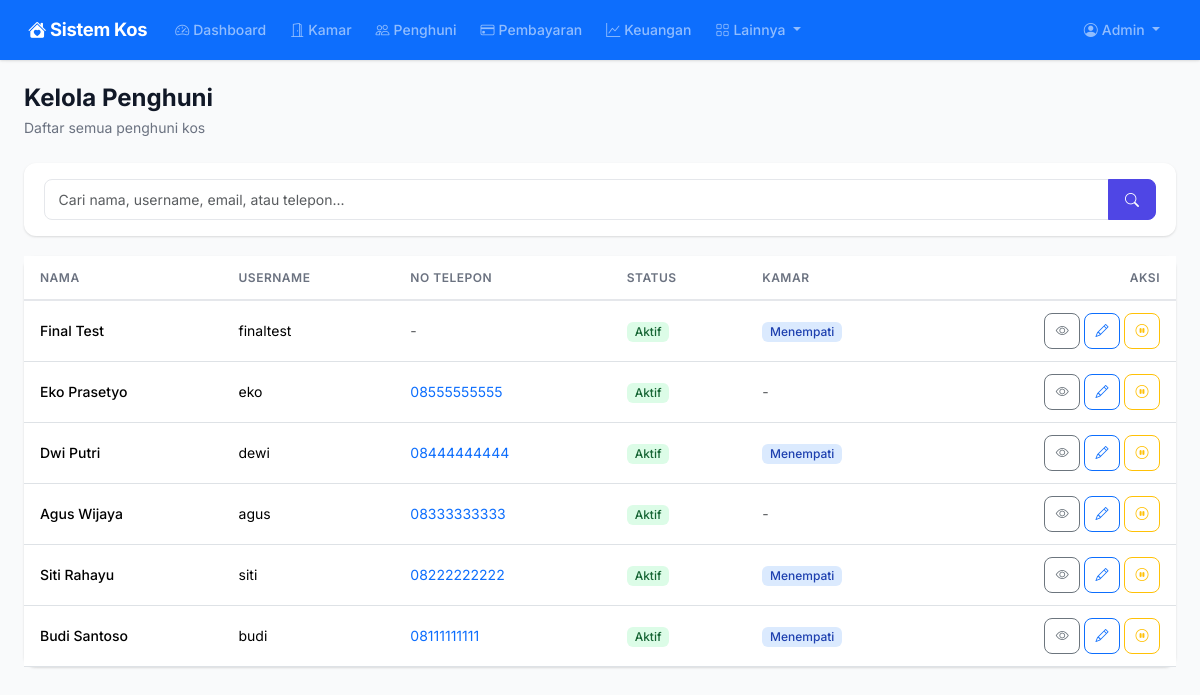
The app's page /clients/ (signed in), older data.
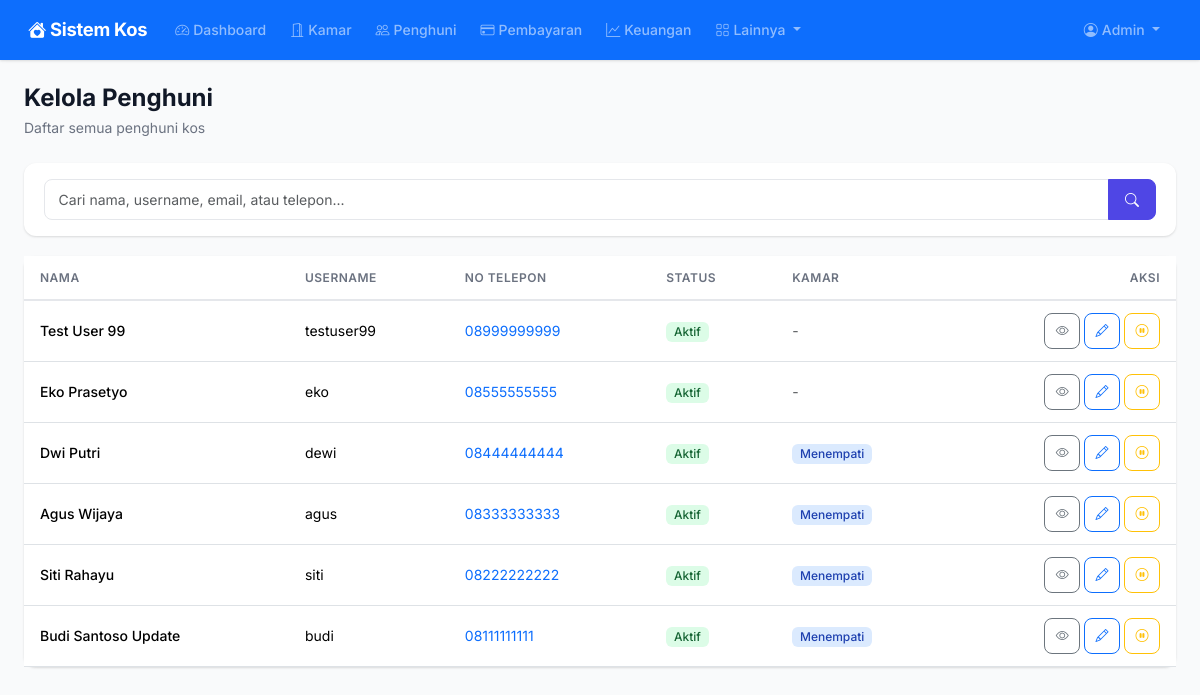
The same page, newer data.
### models.py (models this page shows, shortened)
class User(UserMixin, db.Model):
    __tablename__ = "users"
    id = db.Column(db.Integer, primary_key=True)
    username = db.Column(db.String(80), unique=True, nullable=False)
    email = db.Column(db.String(120), unique=True, nullable=False)
    password_hash = db.Column(db.String(256), nullable=False)
    role = db.Column(db.String(20), nullable=False, default="client")
    nama_lengkap = db.Column(db.String(150), nullable=False)
    no_telepon = db.Column(db.String(20))
    alamat = db.Column(db.Text)
    is_active = db.Column(db.Boolean, default=True)
    created_at = db.Column(db.DateTime, default=datetime.utcnow)
    bookings = db.relationship("Booking", backref="client", lazy="dynamic")
    notifications = db.relationship("Notification", backref="user", lazy="dynamic")

### routes/clients.py (the view, shortened to what this page needs)
@clients_bp.route("/")
@login_required
def index():
    if current_user.role not in ("admin", "management"):
        flash("Akses ditolak.", "danger")
        return redirect(url_for("dashboard.index"))
    search = request.args.get("search", "").strip()
    query = User.query.filter_by(role="client")
    clients = query.order_by(User.created_at.desc()).all()
    aktif_ids = [b.user_id for b in Booking.query.filter_by(status="aktif").all()]
    return render_template("clients/index.html", clients=clients, aktif_ids=aktif_ids)

### app.py (called while the page is built)
def create_app():
    app = Flask(__name__)
    app.config.from_object("config.Config")
    db.init_app(app)
    login_manager.init_app(app)
    csrf.init_app(app)
    login_manager.login_view = "auth.login"
    login_manager.login_message = "Silakan login terlebih dahulu."
    from models import User
    @login_manager.user_loader
    def load_user(user_id):
        return User.query.get(int(user_id))
    @app.context_processor
    def inject_now():
        from datetime import datetime
        return {"now": datetime.now()}
    @app.context_processor
    def inject_utility():
        from datetime import date
        return {"date_today": date.today()}
    from routes import register_routes
    register_routes(app)
    with app.app_context():
        db.create_all()
    return app

### templates/clients/index.html (shortened to what this page needs)
{% extends "base.html" %}
{% block content %}
<div class="page-header d-flex flex-wrap justify-content-between align-items-center">
    <div>
        <h1>Kelola Penghuni</h1>
        <p>Daftar semua penghuni kos</p>
    </div>
</div>
<form method="GET" action="{{ url_for('clients.index') }}">
    <div class="filter-bar">
        <div class="input-group" style="min-width:280px">
            <input type="text" name="search" class="form-control" placeholder="Cari nama, username, email, atau telepon..." value="{{ request.args.get('search', '') }}">
            <button class="btn btn-primary" type="submit"><i class="bi bi-search"></i></button>
        </div>
    </div>
</form>
{% if clients %}
<div class="card border-0">
    <div class="table-responsive">
        <table class="table table-hover">
            <thead>
                <tr>
                    <th>Nama</th>
                    <th>Username</th>
                    <th>No Telepon</th>
                    <th>Status</th>
                    <th>Kamar</th>
                    <th class="text-end">Aksi</th>
                </tr>
            </thead>
            <tbody>
                {% for client in clients %}
                <tr>
                    <td class="fw-medium">{{ client.nama_lengkap }}</td>
                    <td>{{ client.username }}</td>
                    <td>
                        {% if client.no_telepon %}
                        <a href="tel:{{ client.no_telepon }}" class="text-decoration-none">{{ client.no_telepon }}</a>
                        {% else %}
                        <span class="text-muted">-</span>
                        {% endif %}
                    </td>
                    <td>
                        {% if client.is_active %}
                        <span class="badge badge-success">Aktif</span>
                        {% else %}
                        <span class="badge badge-danger">Tidak Aktif</span>
                        {% endif %}
                    </td>
                    <td>
                        {% if client.id in aktif_ids %}
                        <span class="badge badge-info">Menempati</span>
                        {% else %}
                        <span class="text-muted">-</span>
                        {% endif %}
                    </td>
                    <td class="text-end">
                        <a href="{{ url_for('clients.detail', id=client.id) }}" class="btn btn-sm btn-outline-secondary btn-icon" title="Detail">
                            <i class="bi bi-eye"></i>
                        </a>
                        <a href="{{ url_for('clients.edit', id=client.id) }}" class="btn btn-sm btn-outline-primary btn-icon" title="Edit">
                            <i class="bi bi-pencil"></i>
                        </a>
                        <form method="POST" action="{{ url_for('clients.nonaktifkan', id=client.id) }}" class="d-inline">
                            <button type="submit" class="btn btn-sm btn-outline-{{ 'warning' if client.is_active else 'success' }} btn-icon" title="{{ 'Nonaktifkan' if client.is_active else 'Aktifkan' }}">
                                <i class="bi bi-{{ 'pause-circle' if client.is_active else 'play-circle' }}"></i>
                            </button>
                        </form>
                    </td>
                </tr>
                {% endfor %}
            </tbody>
        </table>
    </div>
</div>
{% endif %}
{% endblock %}

Row changes from the older to the newer data that the page shows:
removed User: nama_lengkap "Final Test", username "finaltest", is_active "Aktif", shows "Menempati"
added User: nama_lengkap "Test User 99", username "testuser99", no_telepon "08999999999", is_active "Aktif"
changed User "Agus Wijaya": text "-" → "Menempati"
changed User "budi": nama_lengkap "Budi Santoso" → "Budi Santoso Update"
